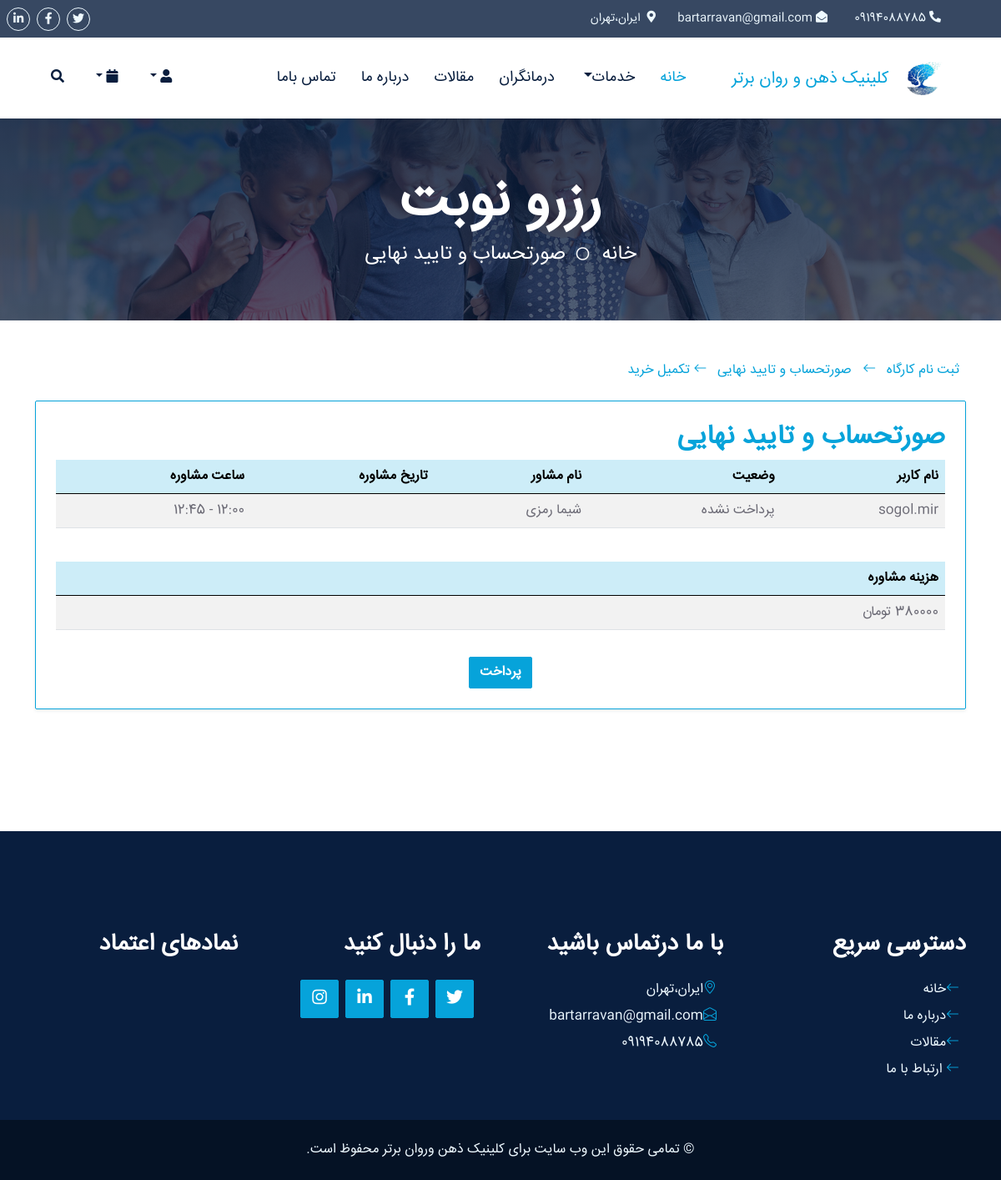
Page /checkoutR/ (signed in) on the committed database.
### main_app/models.py (models this page shows, shortened)
class ClinicInfoClass(models.Model):
    name = models.CharField(max_length=50, verbose_name="نام کلینیک")
    address = models.TextField(verbose_name="آدرس")
    phoneNumber = models.CharField(max_length=20, verbose_name="شماره تلفن ثابت",null=True)
    mobileNumber = models.CharField(max_length=20, verbose_name="شماره موبایل")
    email = models.EmailField(verbose_name="ایمیل", blank=True, null=True)
    logo = models.ImageField(upload_to='clinic/logo/', verbose_name="لوگو", blank=True, null=True)
    latitude = models.DecimalField(max_digits=9, decimal_places=6, verbose_name="عرض جغرافیایی", blank=True, null=True)
    longitude = models.DecimalField(max_digits=9, decimal_places=6, verbose_name="طول جغرافیایی", blank=True, null=True)
    instagram = models.URLField(verbose_name="لینک اینستاگرام", blank=True, null=True)
    youtube = models.URLField(verbose_name="لینک یوتیوب", blank=True, null=True)
    linkedin = models.URLField(verbose_name="لینک لینکدین", blank=True, null=True)
    facebook = models.URLField(verbose_name="لینک فیسبوک", blank=True, null=True)
    twitter = models.URLField(verbose_name="لینک توییتر", blank=True, null=True)

class reservationClass(models.Model):
    user=models.ForeignKey(settings.AUTH_USER_MODEL,on_delete=models.CASCADE)
    status_choices=[('cart',"پرداخت نشده "),('pending', " در انتظار تأیید "),('final',"سفارش نهایی"),('expired', "منقضی شده")
    ]
    status=models.CharField(max_length=20,choices=status_choices,default='cart')
    appointment = models.ForeignKey(appointmentClass, on_delete=models.CASCADE, verbose_name="قرار ملاقات",related_name='ap')
    tracking_code=models.UUIDField(default=uuid.uuid4,editable=False,unique=True)
    created_at=models.DateTimeField(auto_now_add=True)
    expires_at = models.DateTimeField(default=timezone.now)
    payment_tracking_code = models.CharField(max_length=100, null=True, blank=True)
    payment_receipt = models.FileField(upload_to='receipts/', null=True, blank=True)
    admin_approval = models.BooleanField(default=False)

class customuserClass(AbstractUser):
    rolle=models.CharField(max_length=20,choices=roleitems,default="client")

class appointmentClass(models.Model):
    service=models.ForeignKey(serviceClass,on_delete=models.CASCADE, related_name="service",null=True)
    therapeutist=models.ForeignKey(therapeutistClass,on_delete=models.CASCADE, related_name="therapeutist")
    schedule = models.ForeignKey(scheduleClass, on_delete=models.CASCADE, related_name="appointments", null=True)
    fullname=models.CharField(max_length=50)

class therapeutistClass(models.Model):
    name=models.CharField(max_length=35,verbose_name="نام و نام خانوادگی")
    img=models.ImageField(upload_to="photo",verbose_name="عکس پرسنلی")
    degree=models.CharField(max_length=50,verbose_name="تحصیلات")
    services = models.ManyToManyField(
        "serviceClass",
        blank=True,
        related_name="therapists"
        ,verbose_name="خدمات"
    )
    class Meta:
        verbose_name = "درمانگر"
        verbose_name_plural = "درمانگران"

class scheduleClass(models.Model):
    therapeutist = models.ForeignKey(therapeutistClass, on_delete=models.CASCADE, related_name="schedules", verbose_name="درمانگر")
    date = jmodels.jDateField(verbose_name="تاریخ")
    start_time = models.TimeField(verbose_name="زمان شروع")
    end_time = models.TimeField(verbose_name="زمان پایان")
    price=models.IntegerField(default='380000',verbose_name="هزینه مشاوره")
    is_available = models.BooleanField(default=True, verbose_name="آیا وقت آزاد است؟")
    class Meta:
        verbose_name = "برنامه زمانبندی "
        verbose_name_plural = " برنامه های زمانبندی "

### main_app/views.py (the view)
# urls.py: path('checkoutR/', checkoutR),
@login_required
def checkoutR(request):
    cinfo=ClinicInfoClass.objects.all()
    reservations = reservationClass.objects.filter(user=request.user, status='cart')
    order=orderClass.objects.filter(user=request.user, status='cart').first()
    sm=0
    if reservations:
        for res in reservations:
            sm += res.appointment.schedule.price
    if (request.method=="POST"):
        reservation_id = request.POST.get('reservation_id')
    return render(request, "main_app/checkoutR.html", context={"reservation": reservations, "sm":sm,"cinfo":cinfo,"order":order})

### main_app/templates/main_app/checkoutR.html
{% extends "main_app/layout.html" %}
{% load static %}
{% block "titlepage" %}
رزرو نوبت
{% endblock %}
{% block "homepage" %}
خانه
{% endblock %}
{% block "titlepage2" %}
صورتحساب و تایید نهایی
{% endblock %}
{% block "content" %}
<div class="container mb-5">
    <div class="mb-4">
        <a href="/cart" class="text-primary  me-2">ثبت نام کارگاه</a>
        <a href="/checkout" class="text-primary bi bi-arrow-left me-2"> &nbsp; صورتحساب و تایید نهایی</a>
        <a href="#" class="text-primary bi bi-arrow-left me-2">&nbsp;تکمیل خرید</a>
    </div>
    <div class="card p-4 border-primary mt-3 shadow-sm">
        <h2 class="font-weight-semi-bold text-primary">صورتحساب و تایید نهایی</h2>
        <div class="table-responsive">
            <table class="table table-striped">
                <thead class="table-primary">
                    <tr>
                        <th scope="col">نام کاربر</th>
                        <th scope="col">وضعیت</th>
                        <th scope="col">نام مشاور</th>
                        <th scope="col">تاریخ مشاوره</th>
                        <th scope="col">ساعت مشاوره</th>
                    </tr>
                </thead>
                <tbody>
                    {% for reservation in reservation %}
                    <tr>
                        <td>{{ reservation.user.username }}</td>
                        <td>{{ reservation.get_status_display}}</td>
                        <td>{{ reservation.appointment.therapeutist.name }}
                        <td>{{ reservation.appointment.schedule.date }}</td>
                        <td>{{ reservation.appointment.schedule.start_time }} - {{ reservation.appointment.schedule.end_time }}</td>
                        {%endfor%}
                    </tr>
                </tbody>
            </table>
        </div>
        <div class="table-responsive mt-4">
            <table class="table table-striped">
                <thead class="table-primary">
                    <tr>
                        <th scope="col">هزینه مشاوره </th>
                    </tr>
                </thead>
                <tbody>
                    <tr>
                        <td>{{ sm }} تومان</td>
                    </tr>
                </tbody>
            </table>
        </div>
        <div class="text-center mt-3">
            <a href="/confirmPayment" class="btn btn-primary">پرداخت</a>
        </div>
    </div>
</div>
{% endblock %}

### main_app/templates/main_app/layout.html (shortened to what this page needs)
<!DOCTYPE html>
<html lang="en">
<head>
    {%load static%}
    <link href="https://cdnjs.cloudflare.com/ajax/libs/font-awesome/5.10.0/css/all.min.css" rel="stylesheet">
    <link href="https://cdn.jsdelivr.net/npm/bootstrap-icons@1.4.1/font/bootstrap-icons.css" rel="stylesheet">
    <link href="{%static 'main_app/'%}lib/owlcarousel/assets/owl.carousel.min.css" rel="stylesheet">
    <link href="{%static 'main_app/'%}lib/animate/animate.min.css" rel="stylesheet">
    <link href="{%static 'main_app/'%}lib/tempusdominus/css/tempusdominus-bootstrap-4.min.css" rel="stylesheet" />
    <link href="{%static 'main_app/'%}lib/twentytwenty/twentytwenty.css" rel="stylesheet" />
    <link href="{%static 'main_app/'%}css/bootstrap.min.css" rel="stylesheet">
    <link href="{%static 'main_app/'%}css/style.css" rel="stylesheet">
</head>
<body>
    <div class="container-fluid  px-5 d-none d-lg-block" style="font-family: myfont; background-color:#091e3ecf ">
        <div class="row gx-0" style="direction: rtl;">
            <div class="col-lg-8 text-center text-lg-start mb-2 mb-lg-0">
                <div class="d-inline-flex align-items-center" style="height: 45px; margin-left: 390px;">
                    {%for i in cinfo%}
                    <small class="me-3 text-light" style="width: 120px; text-align:right"><i class="fa fa-phone-alt me-2"></i>&nbsp;{{i.mobileNumber}}</small>
                    <small class="me-3 text-light" style="width: 190px; text-align:right"><i class="fa fa-envelope-open me-2"></i>&nbsp;{{i.email}}</small>
                    <small class="me-3 text-light" style="width: 400px; text-align:right"><i class="fa fa-map-marker-alt me-2"></i>&nbsp; {{i.address}}</small>
                </div>
            </div>
            <div class="col-lg-4 text-center text-lg-end" style="padding-right: 300px;">
                <div class="d-inline-flex align-items-center" style="height: 45px;">
                    <a class="btn btn-sm btn-outline-light btn-sm-square rounded-circle me-2" href="{{i.twitter}}"><i class="fab fa-twitter fw-normal"></i></a>
                    <a class="btn btn-sm btn-outline-light btn-sm-square rounded-circle me-2" href="{{i.facebook}}"><i class="fab fa-facebook-f fw-normal"></i></a>
                    <a class="btn btn-sm btn-outline-light btn-sm-square rounded-circle me-2" href="{{i.linkedin}}"><i class="fab fa-linkedin-in fw-normal"></i></a>
                </div>
            </div>
        </div>
    </div>
   <nav class="navbar navbar-expand-lg bg-white navbar-light shadow-sm px-5 py-3 py-lg-0" style="direction: rtl;">
    <a href="index.html" class="navbar-brand p-0">
        <h5 class="m-0 text-primary">
            <img src="{{i.logo.url}}" alt="لوگوی کلینیک روانشناسی ذهن و روان برتر" width="65" height="40">
            کلینیک ذهن و روان برتر
        </h5>
        {%endfor%}
    </a>
    <div class="collapse navbar-collapse" id="navbarCollapse" style="margin-right: 40px;">
        <div class="navbar-nav ms-auto py-0">
            <a href="/" class="nav-item nav-link active">خانه</a>
            <div class="nav-item dropdown">
                <a href="#" class="nav-link dropdown-toggle" data-bs-toggle="dropdown">خدمات</a>
            </div>
            <a href="/team" class="nav-item nav-link">درمانگران</a>
            <a href="/article" class="nav-item nav-link">مقالات</a>
            <a href="/about" class="nav-item nav-link">درباره ما</a>
            <a href="/contact" class="nav-item nav-link">تماس باما</a>
        </div>
    </div>
    <div class="d-none d-lg-flex align-items-center">
{%if user.is_authenticated%}
         <div class="dropdown">
            <button class="btn  dropdown-toggle  text-dark me-2" type="button" id="userDropdown" data-bs-toggle="dropdown" aria-expanded="false">
            <i class="fa fa-user"></i>
            </button>
        </div>
{%else%}
        <button type="button" class="btn text-dark me-2" data-bs-toggle="modal" data-bs-target="#userModal">
            <i class="fa fa-user"></i>
        </button>
{%endif%}
{%if user.is_authenticated%}
        <div class="dropdown1" style="width: auto; position: relative; " >
            <button class="btn  dropdown-toggle  text-dark me-2" type="button" id="bagDropdown" data-bs-toggle="dropdown" aria-expanded="false">
            <i class="fa fa-calendar"></i>
            </button>
        </div>
{%else%}
        <button type="button" class="btn text-dark me-2" data-bs-toggle="modal" data-bs-target="#bagModal">
            <i class="fa fa-calendar"></i>
        </button>
{%endif%}
        <button type="button" class="btn text-dark me-2" data-bs-toggle="modal" data-bs-target="#searchModal">
            <i class="fa fa-search"></i>
        </button>
    </div>
</nav>
    <div class="container-fluid bg-primary py-5 hero-header1 mb-5">
        <div class="row py-3">
            <div class="col-12 text-center">
                <h1 class="display-3 text-white animated zoomIn">
                    {%block "titlepage"%}
                    {%endblock%}
                </h1>
                <a href=" " class="h4 text-white">
                    {%block "homepage"%}
                    {%endblock%}
                </a>
                <i class="far fa-circle text-white px-2"></i>
                <a href=" " class="h4 text-white">
                    {%block "titlepage2"%}
                    {%endblock%}
                </a>
            </div>
        </div>
    </div>
                    {%block "content"%}
                    {%endblock%}
    <div class="container-fluid position-relative pt-5 wow fadeInUp" data-wow-delay="0.1s" style="z-index: 1; direction:rtl ">
    </div>
    <div class="container-fluid bg-dark text-light py-5 wow fadeInUp" data-wow-delay="0.3s" style="margin-top: 50px; direction:rtl">
        <div class="container pt-5">
            <div class="row g-5 pt-4">
                <div class="col-lg-3 col-md-6">
                    <h3 class="text-white mb-4">دسترسی سریع</h3>
                    <div class="d-flex flex-column justify-content-start">
                        <a class="text-light mb-2" href="/"><i class="bi bi-arrow-left text-primary me-2"></i>خانه</a>
                        <a class="text-light mb-2" href="/about"><i class="bi bi-arrow-left text-primary me-2"></i>درباره ما</a>
                        <a class="text-light mb-2" href="/article"><i class="bi bi-arrow-left text-primary me-2"></i>مقالات</a>
                        <a class="text-light" href="/contact"><i class="bi bi-arrow-left text-primary me-2"></i> ارتباط با ما</a>
                    </div>
                </div>
                <div class="col-lg-3 col-md-6">
                    <h3 class="text-white mb-4">با ما درتماس باشید</h3>
                    {%for i in cinfo%}
                    <p class="mb-2"><i class="bi bi-geo-alt text-primary me-2"></i>{{i.address}}</p>
                    <p class="mb-2"><i class="bi bi-envelope-open text-primary me-2"></i>{{i.email}}</p>
                    <p class="mb-0"><i class="bi bi-telephone text-primary me-2"></i>{{i.mobileNumber}}</p>
                </div>
                <div class="col-lg-3 col-md-6">
                    <h3 class="text-white mb-4">ما را دنبال کنید</h3>
                    <div class="d-flex">
                        <a class="btn btn-lg btn-primary btn-lg-square rounded me-2" href="{{i.twitter}}"><i class="fab fa-twitter fw-normal"></i></a>
                        <a class="btn btn-lg btn-primary btn-lg-square rounded me-2" href="{{i.facebook}}"><i class="fab fa-facebook-f fw-normal"></i></a>
                        <a class="btn btn-lg btn-primary btn-lg-square rounded me-2" href="{{i.linkedin}}"><i class="fab fa-linkedin-in fw-normal"></i></a>
                        <a class="btn btn-lg btn-primary btn-lg-square rounded me-2" href="{{i.instagram}}"><i class="fab fa-instagram fw-normal"></i></a>
                    </div>
                    {%endfor%}
                </div>
                <div class="col-lg-3 col-md-6">
                    <h3 class="text-white mb-4">نمادهای اعتماد</h3>
                    <div class="d-flex flex-column justify-content-start">
                        <a target='_blank' href=''></a>
                    </div>
                </div>
            </div>
        </div>
    </div>
    <div class="container-fluid text-light py-4" style="background: #051225;">
              <div class="container">
                <div class="row g-0">
                    <div class="text-center text-md-start">
                        <p class="mb-md-0" style="text-align: center;"> .تمامی حقوق این وب سایت برای کلینیک ذهن وروان برتر محفوظ است  &copy; </p>
                    </div>
                </div>
            </div>
    </div>
</body>
</html>

### rows in the picture
ClinicInfoClass: mobileNumber "09194088785", email "bartarravan@gmail.com", address "ایران،تهران", logo (picture)
reservationClass: user.username "sogol.mir", status "پرداخت نشده", appointment.therapeutist.name "شیما رمزی", appointment.schedule.end_time "12:45"

### other values in the picture
{{ sm }} "380000"
